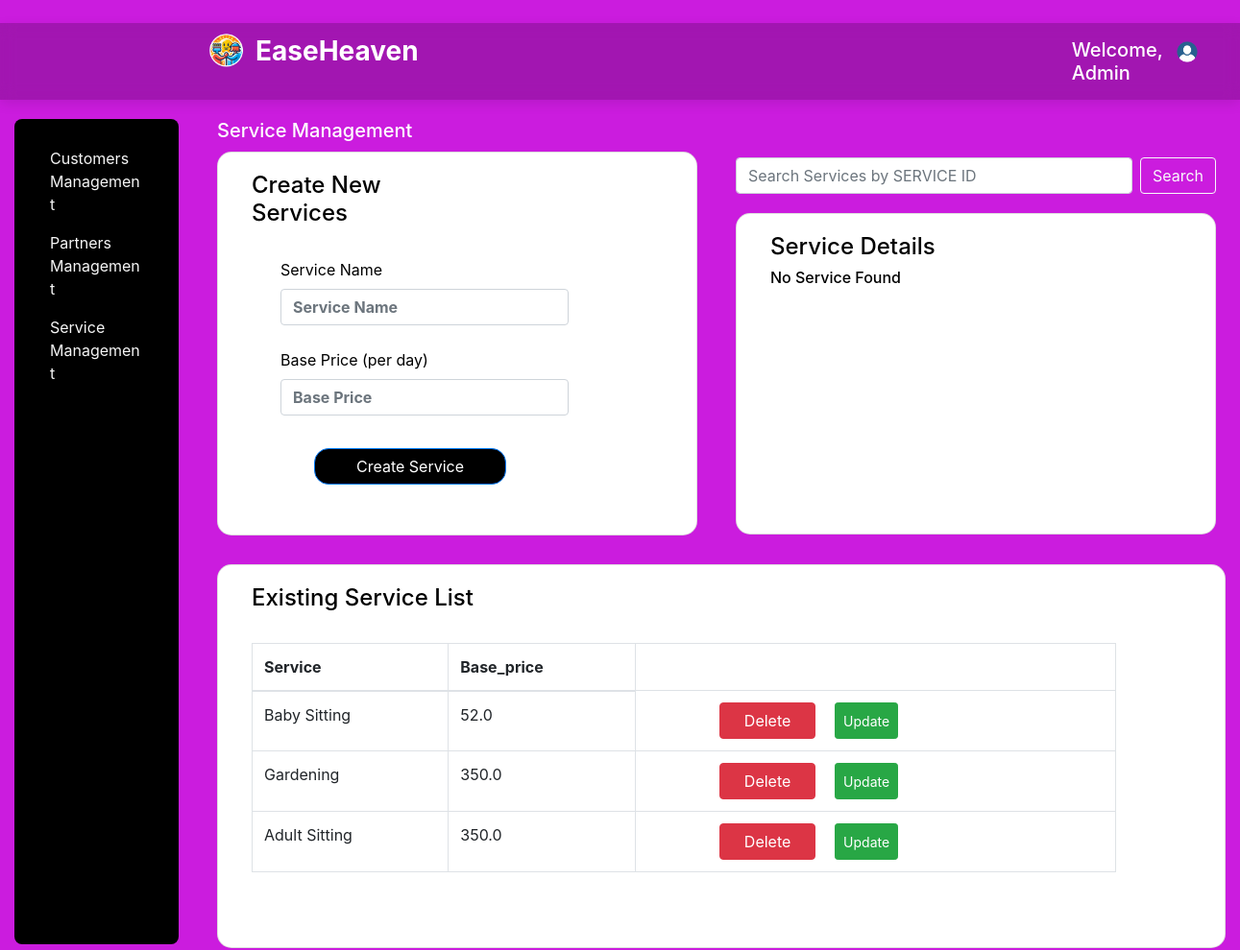
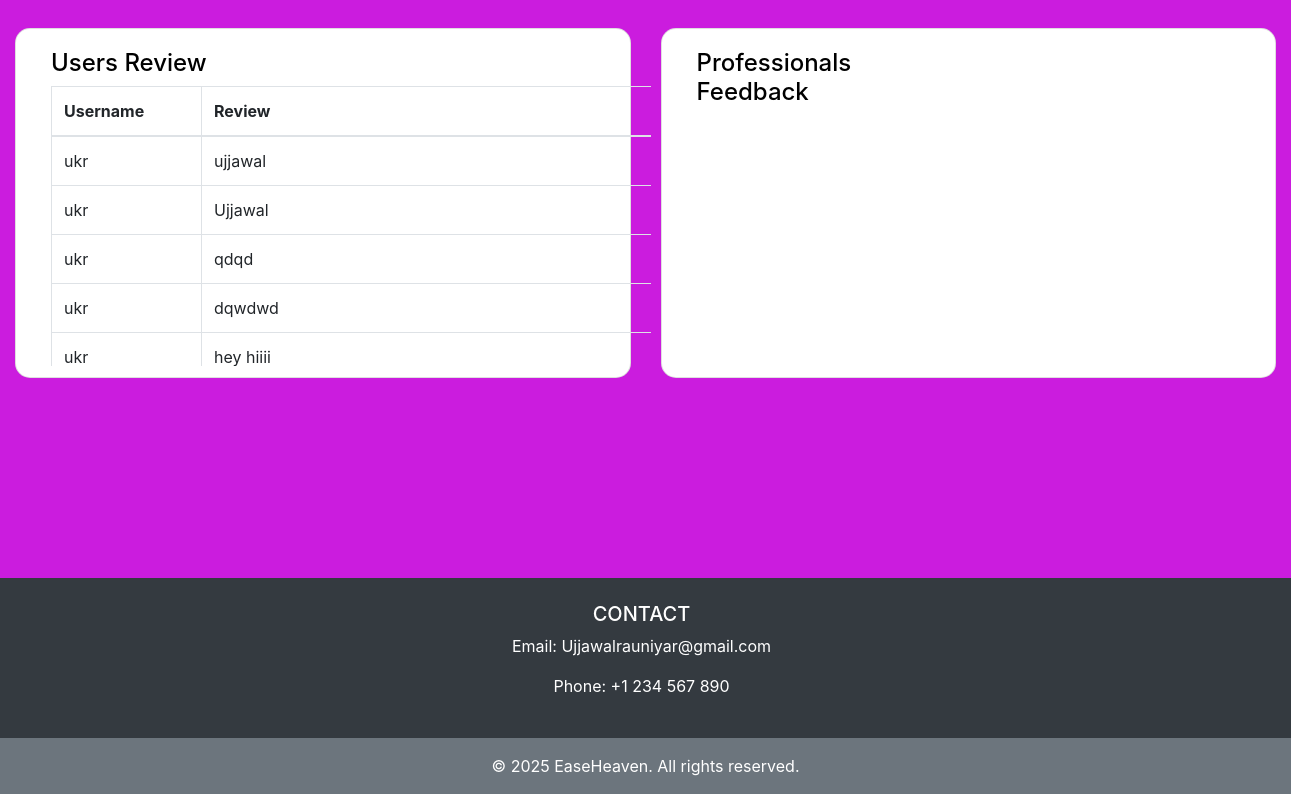
Screenshot of /Show_table with the database file from the repository (2 pictures, top to bottom).
### tables this page shows
CREATE TABLE service (
	id INTEGER NOT NULL, 
	name VARCHAR(100) NOT NULL, 
	charges FLOAT NOT NULL, 
	PRIMARY KEY (id), 
	UNIQUE (name)
);

CREATE TABLE review (
	id INTEGER NOT NULL, 
	username VARCHAR(50) NOT NULL, 
	review TEXT NOT NULL, 
	PRIMARY KEY (id)
);

### backend/main.py (the view)
@app.route('/Show_table', methods=['GET' , 'POST'])
def show():
    db = get_db()
    cursor = db.cursor()
    result = None  # to hold the searched service result
    if request.method == 'POST':
        service_name = request.form.get('service_name')
        cursor.execute("SELECT name, charges FROM service WHERE name = ?", (service_name,))
        result = cursor.fetchone()
    cursor.execute('SELECT name, charges ,id FROM service')
    table1 = cursor.fetchall()
    cursor.execute('SELECT username, review FROM review')
    table2 = cursor.fetchall()
    cursor.execute('SELECT username, review FROM review')
    table3 = cursor.fetchall()
    return render_template('Admin_dash1.html' , table1=table1 ,  result=result , table2=table2, table3=table3)

### backend/main.py (called while the page is built)
def get_db():
    db = getattr(g, '_database',None)
    if db is None:
        db = g._database = sqlite3.connect(Database)
    return db

### templates/Admin_dash1.html (shortened to what this page needs)
{% extends "base.html" %}
{% block navbar %}
<div class="container-fluid">
    <div class="ml-auto" style="display: flex; align-items: flex-start; gap: 10px; ">
        <H5 style="color: white; margin-left: 500px; margin-top: 8px;" >Welcome, Admin</H5>
  <div style="position: relative;">
    <img src="{{ url_for('static', filename='91.png') }}" alt="Profile" id="profile-icon" width="30" height="24" class="d-inline-block align-text-top" style="margin-top: 8px; cursor: pointer;">
  </div>
</div>
</div>
{% endblock %}
{% block content %}
        <div class="side_card" style="display: flex; gap: 40px; align-items: flex-start;">
  <div class="card" style="height: 860px; width: 250px; border-radius: 8px; background-color: black; padding: 20px;">
    <a class="nav-link" style="color:whitesmoke; display: block;" href="/Customers_management">Customers Management</a>
    <a class="nav-link" style="color:whitesmoke; display: block;" href="/Partner_Management">Partners Management</a>
    <a class="nav-link" style="color:whitesmoke; display: block;" href="/Service_Management">Service Management</a>
  </div>
  <div style="display: flex; flex-direction: column; gap: 30px;">
    <div style="display: flex; gap: 40px;">
      <div>
        <h5 style="margin-bottom: 10px; color: white;">Service Management</h5>
        <div class="card" style="height: 400px; width: 500px; border-radius: 15px; background-color: white;">
          <div class="mb-3" style="width: 250px; margin-left: 25px; margin-top: 20px;">
            <form action="{{ url_for('service') }}" method="post">
            <h4 style="color: black; margin-left: 10px;">Create New Services</h4>
            <br>
            <label for="username" class="form-label" style="margin-left: 40px; color: black;">Service Name</label>
            <input type="text" class="form-control" id="username" placeholder="Service Name" name="service" style="width: 300px; margin-left: 40px; font-weight: bold;"><br>
            <label for="price" class="form-label" style="margin-left: 40px; color: black;">Base Price (per day)</label>
            <input type="text" class="form-control" id="price" placeholder="Base Price" name="price" style="width: 300px; margin-left: 40px; font-weight: bold;"><br>
            <button type="submit" class="btn btn-primary" style="margin-top: 10px; width: 200px; margin-left: 75px; border-radius: 15px; background-color: black; color: white;">Create Service</button>
          </form>
          </div>
        </div>
      </div>
      <div>
        <form class="d-flex" role="search" style="margin-top: 40px; width: 500px;" action="/Show_table" method="post" >
          <input class="form-control mr-2" name="service_name" type="search" placeholder="Search Services by SERVICE ID" aria-label="Search Services by SERVICE ID">
          <button class="btn btn-outline-light" type="submit">Search</button>
        </form>
        <div class="card" style="height: 335px; width: 500px; border-radius: 15px; background-color: white; margin-top: 20px;">
          <div class="mb-3" style="width: 250px; margin-left: 25px; margin-top: 20px;">
            <h4 style="color: black; margin-left: 10px;">Service Details</h4>
            {% if result %}
            <h6 style="color: black; margin-left: 10px;">Name :- {{ result[0] }} </h6>
            <h6 style="color: black; margin-left: 10px;">Base Price :- ${{ result[1] }} </h6>
            <br>
            {% else %}
            <h6 style="color: black; margin-left: 10px;">No Service Found</h6>
            {% endif %}
          </div>
        </div>
      </div>
    </div>
    <div class="card" style="height: 400px; width: 1050px; border-radius: 15px; background-color: white;">
      <div class="mb-3" style="width: 250px; margin-left: 25px; margin-top: 20px;">
        <h4 style="color: black; margin-left: 10px;">Existing Service List</h4>
        <br>
        <div style="overflow-y: auto; height: 280px; width: 1000px; margin-left: 10px;">
        <table class="table table-bordered" style="width: 900px;">
      <thead>
        <tr>
          <th>Service</th>
          <th>Base_price</th>
        </tr>
      </thead>
      <tbody>
        {% for user1 in table1 %}
        <tr>
          <td>{{ user1[0] }}</td>
          <td>{{ user1[1] }}</td>
          <td>
          <div style="display: flex; align-items: flex-start;">
             <form method="POST" action="{{ url_for('delete', service_id=user1[2]) }}">
             <button class="btn btn-danger" style="width: 100px; margin-left: 75px;" >Delete</button>
             </form>
              <form method="POST" action="/update_service/{{ user1[2] }}" id="form-{{ user1[2] }}">
              <button  style="margin-left: 20px; height: 38px;"   type="button" class="btn btn-success btn-sm"onclick="editservice({{ user1[2] }}, '{{ user1[0] }}', {{ user1[1] }})">
                 Update
              </button>
              </form>
          </div>
          </td>
        </tr>
        {% endfor %}
      </tbody>
    </table>
    </div>
    </div>
    </div>
    </div>
</div>
    <div style="display: flex; gap: 30px; margin-top: 30px;">
    <div class="card" style="height: 350px; width: 700px; border-radius: 15px; background-color: white; align-items: flex-start;">
      <div class="mb-3" style="width: 250px; margin-left: 25px; margin-top: 20px;">
        <h4 style="color: black; margin-left: 10px;">Users Review</h4>
        <div style="overflow-y: auto; height: 280px; width: 600px; margin-left: 10px;">
        <table class="table table-bordered" style="width: 650px;">
      <thead>
        <tr>
          <th style="width: 150px;">Username</th>
          <th style="width: 300;">Review</th>
        </tr>
      </thead>
      <tbody>
        {% for user1 in table2 %}
        <tr>
          <td>{{ user1[0] }}</td>
          <td>{{ user1[1] }}</td>
        </tr>
        {% endfor %}
      </tbody>
    </table>
    </div>
      </div>
    </div>
<div class="card" style="height: 350px; width: 700px; border-radius: 15px; background-color: white; align-items: flex-start;">
      <div class="mb-3" style="width: 250px; margin-left: 25px; margin-top: 20px;">
        <h4 style="color: black; margin-left: 10px;">Professionals Feedback</h4>
      </div>
    </div>
</div>
{% endblock %}

### rows the page displays
service: name "Baby Sitting", charges "52.0"
service: name "Gardening", charges "350.0"
service: name "Adult Sitting", charges "350.0"
review: username "ukr", review "ujjawal"
review: username "ukr", review "Ujjawal"
review: username "ukr", review "qdqd"
review: username "ukr", review "dqwdwd"
review: username "ukr", review "hey hiiii"
